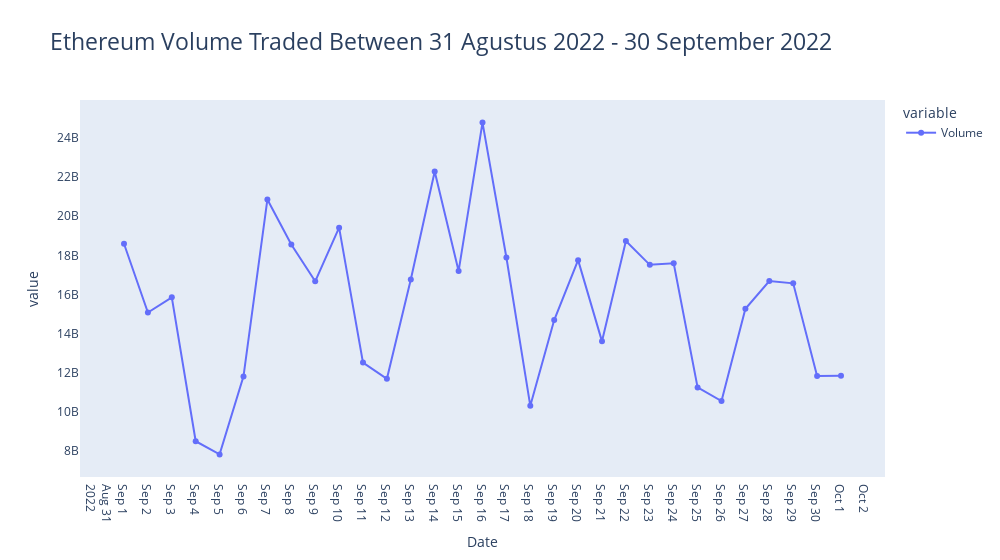

Here is the notebook cell this chart was saved with:
### Code cell
fig = px.line(df_dv,markers=True, width=1000,facet_col_wrap=2, title='Ethereum Volume Traded Between 31 Agustus 2022 - 30 September 2022')
fig.update_xaxes(
    dtick="D1",showgrid=False)
fig.update_yaxes(showgrid=False)
fig.update_layout(title_font=dict(size=23)) 
fig.show()

### Figure 1 — Plotly figure (JSON) as saved in the notebook; plotly's stock layout.template omitted (floating-point values rounded to 4 significant figures)
{"data": [{"hovertemplate": "variable=Volume<br>Date=%{x}<br>value=%{y}<extra></extra>", "legendgroup": "Volume", "line": {"color": "#636efa", "dash": "solid"}, "marker": {"symbol": "circle"}, "mode": "markers+lines", "name": "Volume", "orientation": "v", "showlegend": true, "type": "scatter", "x": ["2022-09-01", "2022-09-02", "2022-09-03", "2022-09-04", "2022-09-05", "2022-09-06", "2022-09-07", "2022-09-08", "2022-09-09", "2022-09-10", "2022-09-11", "2022-09-12", "2022-09-13", "2022-09-14", "2022-09-15", "2022-09-16", "2022-09-17", "2022-09-18", "2022-09-19", "2022-09-20", "2022-09-21", "2022-09-22", "2022-09-23", "2022-09-24", "2022-09-25", "2022-09-26", "2022-09-27", "2022-09-28", "2022-09-29", "2022-09-30", "2022-10-01"], "xaxis": "x", "y": [18596055351, 15076286517, 15857654357, 8500114334, 7827505125, 11815125729, 20860201644, 18560005397, 16676188643, 19418675071, 12521808521, 11692754175, 16770566236, 22286700927, 17198033718, 24787864367, 17892819035, 10309763882, 14696599277, 17757533838, 13605986462, 18732743242, 17517188721, 17599766731, 11251326609, 10552647870, 15270197376, 16685874856, 16571161476, 11834328252, 11849125784], "yaxis": "y"}], "layout": {"legend": {"title": {"text": "variable"}, "tracegroupgap": 0}, "title": {"font": {"size": 23}, "text": "Ethereum Volume Traded Between 31 Agustus 2022 - 30 September 2022"}, "width": 1000, "xaxis": {"anchor": "y", "domain": [0, 1], "dtick": "D1", "showgrid": false, "title": {"text": "Date"}}, "yaxis": {"anchor": "x", "domain": [0, 1], "showgrid": false, "title": {"text": "value"}}}}
